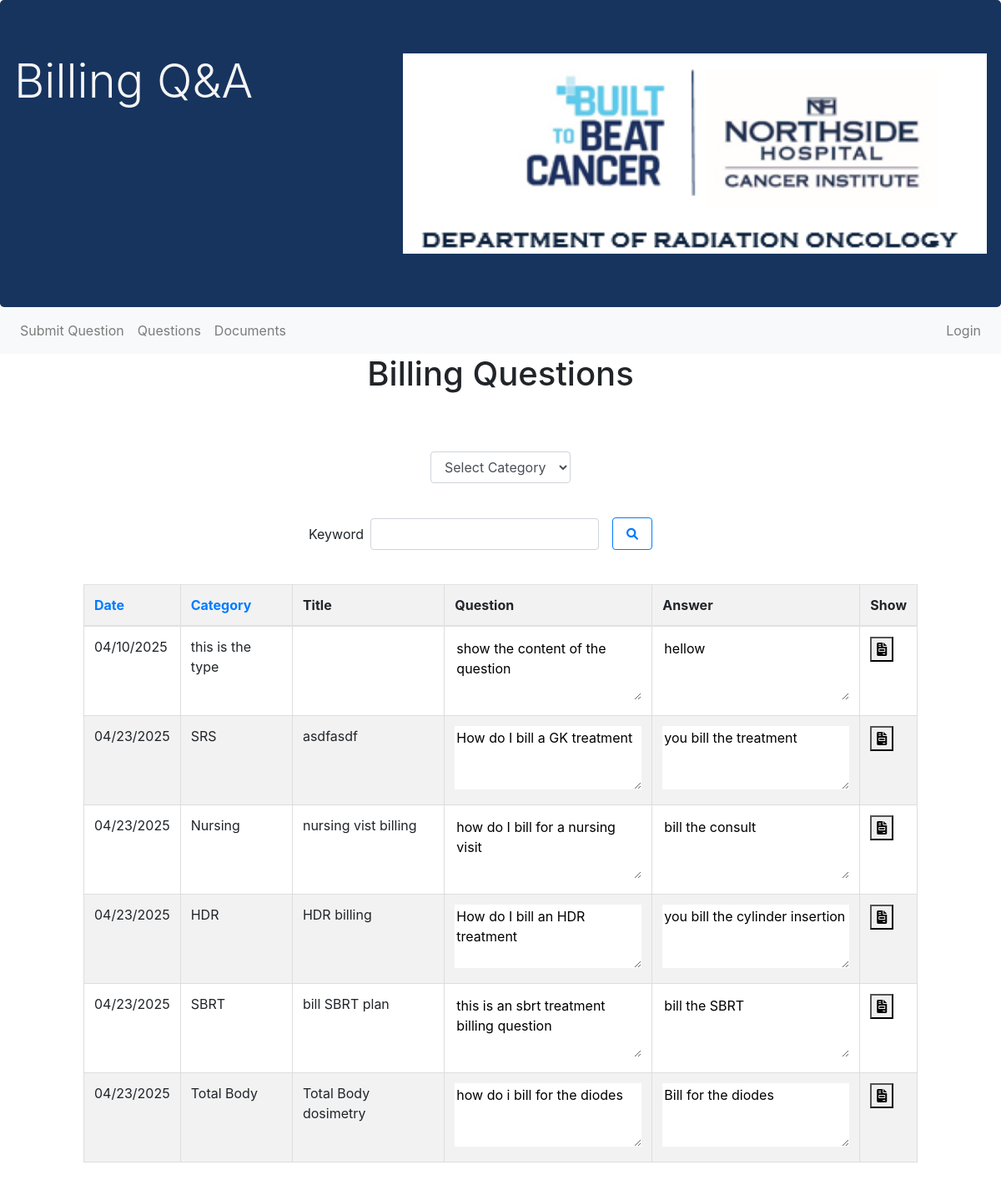
Page /showQuestions/ on the earlier database version.
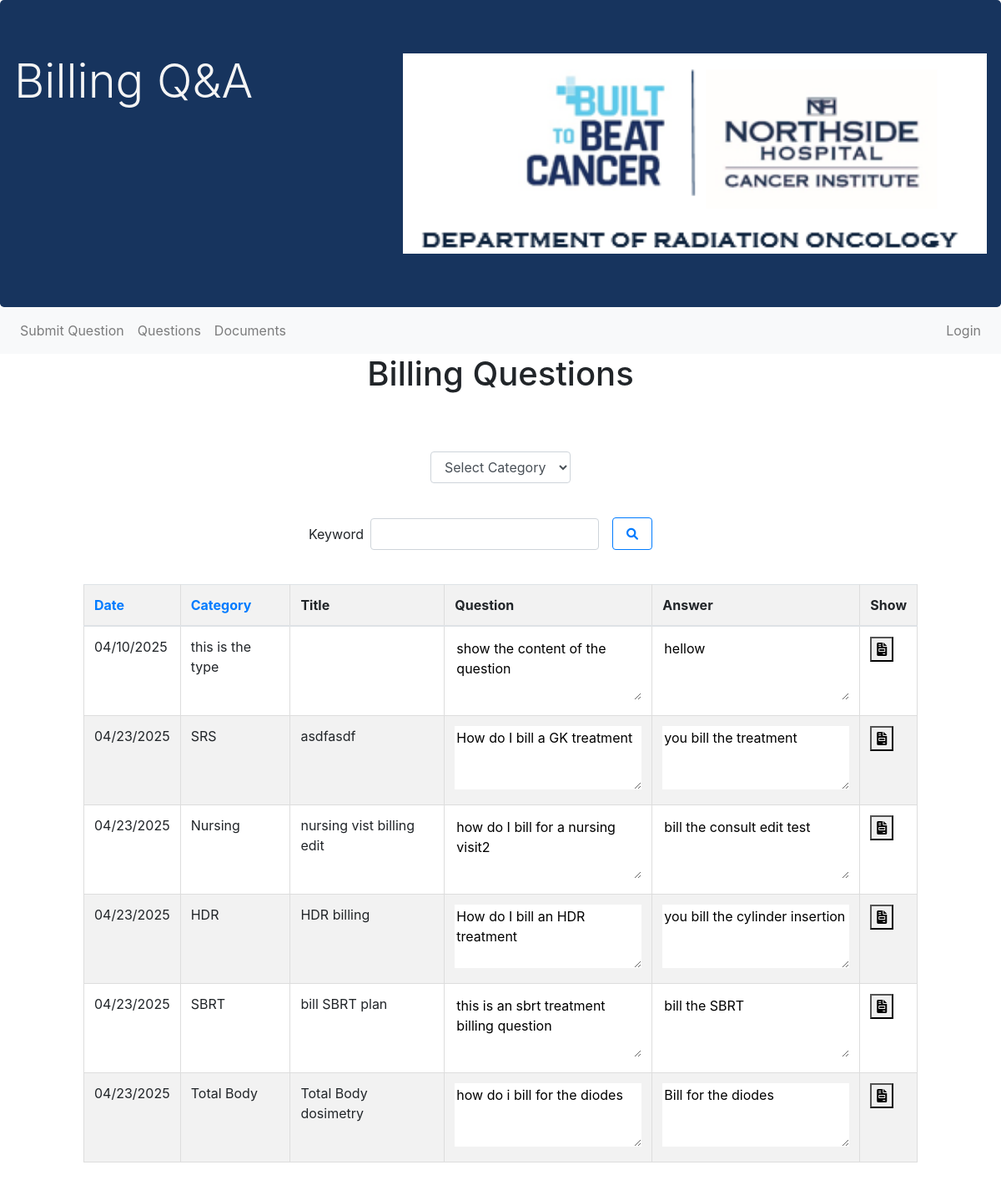
Same page on the later database version.
### questions/models.py (models this page shows, shortened)
class billingQuestion(models.Model):
    Date = models.DateTimeField(auto_now_add=True)
    Type = models.CharField(max_length=25, null = True)
    Questioner = models.CharField(max_length=25, null = True)
    questionerEmail = models.CharField(max_length=25, default = '')
    Content = models.CharField(max_length=300, default  = '')
    Answer = models.CharField(max_length=300, null = True)
    Answered = models.BooleanField(default = False)
    Title = models.CharField(max_length=100, default  = '')

### questions/views.py (the view)
# urls.py: path('showQuestions/', views.showQuestions, name='showQuestions'),
def showQuestions(request):
    orderBy = request.GET.get('order_by', 'Date')
    questions = billingQuestion.objects.filter(Answered = True).order_by(orderBy)
    type = " "
    return render(request, 'showQuestions.html', {'questions':questions, 'type': type})

### questions/templates/showQuestions.html (shortened to what this page needs)
{% extends 'base.html'%}
{% block content%}
</head>
<h1 class = "text-center  mb-5">Billing Questions</h1>
<div class = search>
  <form class="form-inline my-2 my-lg-0" action ="{% url 'filterType' %}" method = "POST"  id = 'filter-form'>
    <select name ='Type'  class="form-control" onchange= "document.getElementById('filter-form').submit();">
      <option value="">Select Category</option>
    </select>
  </form>
  </div>
<div class = search>
<form class="form-inline my-2 my-lg-0" action ="{% url 'searchQuestionsAnswered' type %}" method = "POST"  >
  <tr>Keyword<td><input class="form-control mr-sm-2 ml-sm-2" type="text" placeholder=""  name = 'keyword'></td></tr>
  <button class="btn btn-outline-primary my-2 my-sm-0 ml-2 mr-5" type="submit"><i class="fa fa-search"></i></button>
</form>
</div>
<table border = "1" class = "table ">
    <thead><th><a href="?order_by=Date">Date</a></th><th><a href="?order_by=Type">Category</a></th><th>Title</th><th>Question</th><th>Answer</th><th>Show</th>{% if user.is_authenticated %}<th>Edit</th> <th>Delete</th>{% endif %}</thead>
<tbody>
{%for question in questions%}
    <tr class="{% if forloop.counter|divisibleby:2 %}even{% else %}odd{% endif %}">
        {%include 'showQuestionsBase.html'%}
    </tr>
{% endfor %}
</tbody>
</table>
{%endblock%}

### questions/templates/base.html (shortened to what this page needs)
<!doctype html>
{% load static %}
<html lang="en">
  <head>
    <link rel="stylesheet" href="https://cdnjs.cloudflare.com/ajax/libs/font-awesome/6.0.0/css/all.min.css">
    <link rel="stylesheet" href="https://stackpath.bootstrapcdn.com/bootstrap/4.4.1/css/bootstrap.min.css">
  </head>
  <div class="jumbotron">
    <div class="row"><h1 class="display-4">Billing Q&A</h1>
    <img src = "{% static '/NSHCI_Logo.png'%}" class = "img-fluid ml-auto"></div>
  </div>
  <nav class="navbar navbar-expand-sm bg-light navbar-light justify-content-center">
    <ul class="navbar-nav mr-auto">
     <li class="nav-item">
        <a class="nav-link" href="{% url 'submitQuestion' %}">Submit Question</a>
     </li>
     <li class="nav-item">
        <a class="nav-link" href="{% url 'showQuestions' %}">Questions</a>
     </li>
    <li class="nav-item">
      <a class="nav-link" href="{% url 'showPDFs' %}">Documents</a>
    </li>
    </ul>
    <ul class="navbar-nav ms-auto">
     {% if user.is_authenticated %}
      <li class="nav-item">
          <a class="nav-link" href="{% url 'logout' %}">Logout</a>
      </li>
     {% else %}
      <li class="nav-item">
          <a class="nav-link" href="{% url 'login' %}">Login</a>
      </li>
    {% endif %}
    </ul>
</nav>
<body>
    {% block content %}
    {% endblock %}
  </body>

### questions/templates/showQuestionsBase.html (shortened to what this page needs)
   <td>{{question.Date|date:'m/d/Y'}}</td>
   <td>{{question.Type}}</td>
   <td>{{question.Title}}</td>
    <td><textarea rows="3" cols="20" readonly style="border: none">{{question.Content}}</textarea></td>
    <td><textarea rows="3" cols="20" readonly style="border: none">{{question.Answer}}</textarea></td>
    <td>
      <form action="{% url 'showQuestion' question.pk %}" method="get" style="display:inline;">
         <button class="show"  role="button"><i class="fas fa-file-invoice"></i></button>
      </form></td>

### questions/templates/base.html (style rules this page uses)
td { padding: 8px; }
.jumbotron { margin-bottom: 0px; color: #050527; background-color:#17345E; color: whitesmoke; }
.img-fluid { width: 700px; height: auto; float:right }
table { margin-left: 30px; }
body { margin-bottom: 100px; }

### questions/templates/showQuestions.html (style rules this page uses)
.search { margin: 0; height: 10vh; display: flex; justify-content: center; }
table { border-collapse: collapse; width: 100%; max-width: 1000px; margin: 20px auto; }
th, td { border: 1px solid #ddd; padding: 12px; text-align: left; }
th { background-color: #f2f2f2; font-weight: bold; }
.even { background-color: #f2f2f2; }
.odd { background-color: #ffffff; }
th, td { width: auto; }
.btn { padding: 8px 16px; margin: 4px 2px; text-align: center; text-decoration: none; display: inline-block; font-size: 14px; transition-duration: 0.4s; cursor: pointer; border-radius: 4px; }

### questions/templates/showQuestionsBase.html (style rules this page uses)
tr:nth-child(odd) { background-color: #ffffff; }

Differences in the rows shown:
changed billingQuestion "Nursing": Title "nursing vist billing" → "nursing vist billing edit"; Content "how do I bill for a nursing visit" → "how do I bill for a nursing visit2"; Answer "bill the consult" → "bill the consult edit test"
